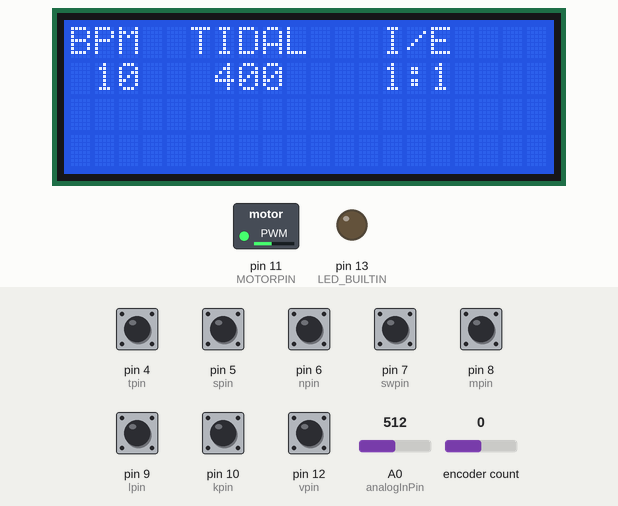
The sketch below on a simulated Arduino Uno, built with avr-gcc and run on an emulated ATmega328P. On the bench: 20×4 character LCD, switched loads named in the sketch (green lamp = pin HIGH), output pins drawn as LEDs (lit = HIGH). The test bench sets the inputs (shaded band); at power-on: pin 4 (tpin), pin 5 (spin), pin 6 (npin), pin 7 (swpin), pin 8 (mpin), pin 9 (lpin), pin 10 (kpin), pin 12 (vpin) HIGH, A0 (analogInPin) = 512, encoder count 0. What the sketch prints to the serial monitor is not drawn.

Above: at 1.2 s.
1.3 s: pin 4 (tpin) pulled LOW for 0.15 s
2.0 s: pin 5 (spin) pulled LOW for 0.15 s
At 2.18 s:
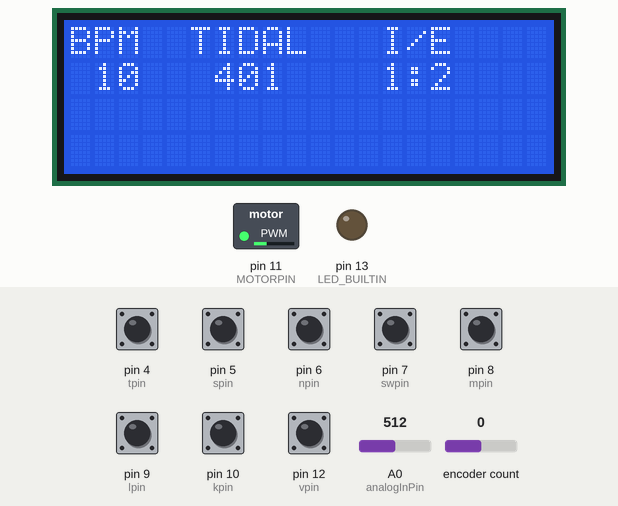
2.7 s: pin 6 (npin) pulled LOW for 0.15 s
At 3.17 s:
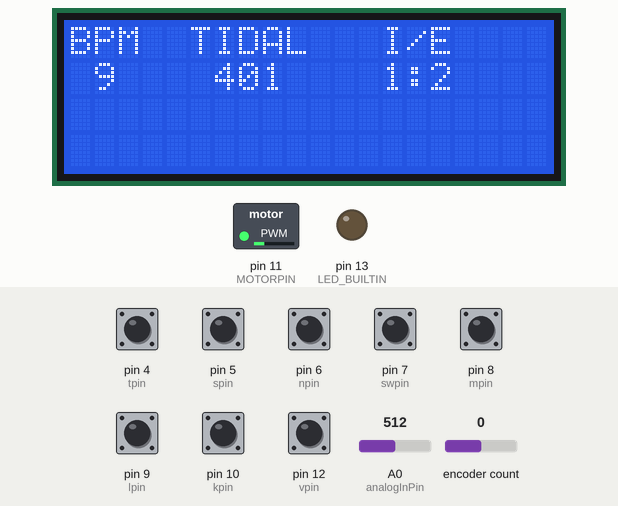
3.4 s: pin 9 (lpin) pulled LOW for 0.15 s
4.1 s: pin 12 (vpin) pulled LOW for 0.15 s
At 4.68 s:
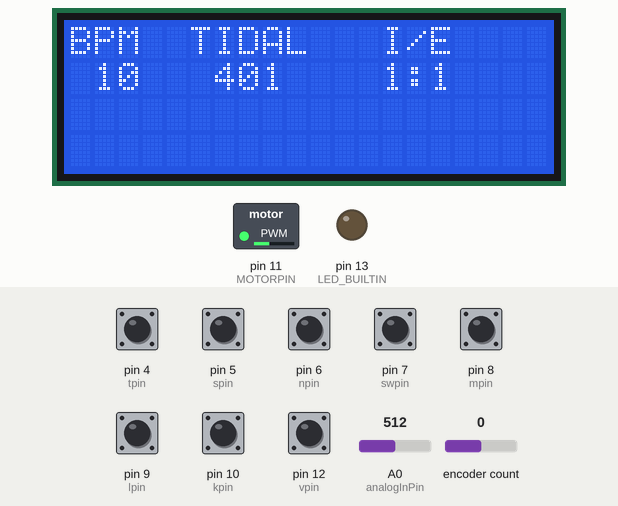
4.8 s: pin 5 (spin) pulled LOW for 1 s
Timing chart, 0 to 7.4 s (numbered marks = the images above; inputs shaded):
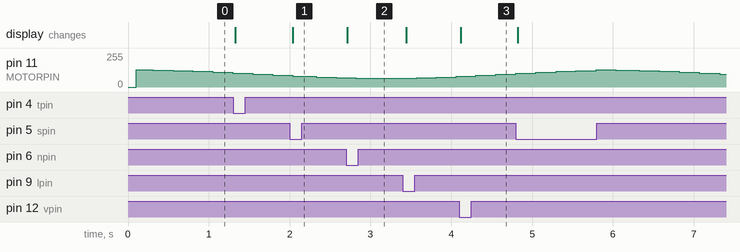

The sketch:

venty_copy.ino
```cpp
// (licence header left out)
/* Bried description:
 *  Code for an Arduino driven AMBU_based ventilator
 *  based on the MIT e-vent https://e-vent.mit.edu/
 */
 /* TO-DO:
  *  1 - Button board fix - One increment/decrement of BPM, Tidal, and I/E per button push (Phil Completed)
  *  2 - Pressure sensor code - Set off a high or low alarm, will likely output to LED
  *  3 - Initialization of the arm by having it contact the upper limit switch, setting position to zero, and waiting for sin function to match before  enabling PID driven motion
  *  4 - Sin wave function optimization - Create the data for each BPM and Tidal volume option and integrate
  *  5 - Limit the tidal and BPM values as well as scroll through available options for I:E
  */

#include <Wire.h>
#include <LiquidCrystal_I2C.h>
#include <Encoder.h>

// Git Test
boolean toggle4 = LOW;
unsigned long tick = 0;
unsigned long mtime;
const int analogInPin = A0;  // Analog input pin that the potentiometer is attached to
// not used.  It's called MOTORPIN.  const int analogOutPin = 11; // Analog output pin that the LED is attached to
int sensorValue = 0;        // value read from the pot
int outputValue = 0;        // value output to the PWM (analog out)
int speed;
int prestate = 0;
int caseNum;
long oldPosition  = -999;
long newPosition;
long state = 0;
int bpm = 10;
int tidalvol = 400;
int ieratio =1;
// making the pins const int
boolean start = LOW;
const int kpin = 10;
boolean kstate = 0;
const int lpin = 9;
boolean lstate = 0;
const int mpin = 8;
boolean mstate = 0;
const int npin = 6;
boolean nstate = 0;
const int spin = 5;
boolean sstate = 0;
const int tpin = 4;
boolean tstate = 0;
//int upin = 13;
//boolean ustate = 0;
const int vpin = 12;
boolean vstate = 0;
const int swpin = 7;
boolean swstate = 0;
//PID variable definition
float kp = 1.0;
float ki = 0.0;
float kd = 0.0;
int PID_p = 0;
int PID_i = 0;
int PID_d = 0;
float last_kp = 0.0;
float last_ki = 0.0;
float last_kd = 0.0;
float PID_Value = 0.0;
int PID_values_fixed = 0;
float PIDError = 0;
float previous_error = 0.0;
float PreviousError = 0.0;
float ElapsedTime = 1.0;
float Time;
float TimePrev;
int PID_out = 0;
//Sin wave variable definition
float sinVal[24] = {1.0000, 0.9829, 0.9330, 0.8536, 0.7500, 0.6294, 0.5000, 0.3706, 0.2500, 0.1464, 0.0670, 0.0170, 0.0000, 0.0170, 0.0670, 0.1464, 0.2500, 0.3706, 0.5000, 0.6294, 0.7500, 0.8536, 0.9330, 0.9830};
float ScaledSinVal = 0.0;
int sinId = 0;
long millisComp = 250;
float SinScale = 712.0;
#define ENCODER_A 2
#define ENCODER_B 3
#define MOTORPIN 11
LiquidCrystal_I2C lcd(0x27,20,4);  // set the LCD address to 0x27 for a 20 x 4 line display
Encoder myEnc(ENCODER_A, ENCODER_B);
void setup()
{
//Interface pin config
pinMode(kpin, INPUT_PULLUP);
pinMode(lpin, INPUT_PULLUP);
pinMode(mpin, INPUT_PULLUP);
pinMode(npin, INPUT_PULLUP);
pinMode(spin, INPUT_PULLUP);
pinMode(tpin, INPUT_PULLUP);
pinMode(vpin, INPUT_PULLUP);
pinMode(swpin, INPUT_PULLUP);
pinMode(A3, INPUT); // analog
pinMode(LED_BUILTIN, OUTPUT);
pinMode(MOTORPIN, OUTPUT);
//TIMER2 SETUP
TCCR2A = _BV(COM2A1) | _BV(COM2B1) | _BV(WGM21) | _BV(WGM20);
TCCR2B = _BV(CS22)|_BV(CS21)  ;
Serial.begin(115200);
Serial.println("Venty Startup");
analogReference(DEFAULT);
// initialize the lcd
  lcd.init();
  lcd.backlight();
//lcd.noBacklight();
}
void loop()
{
    //encoder position set
    newPosition = myEnc.read();
    long encspeed = newPosition-oldPosition;
    mtime = millis();
    //set old position for next scan
    oldPosition = newPosition;
//interface pins read and states
    swstate=digitalRead(swpin); // just printed right now -Phil
    mstate=digitalRead(mpin);  // unused right now -Phil

    // simple "inc/dec once per push changes" -Phil
    // rearranging so the inc and dec are together -Phil
    // the if condition will be true when the button is newly pushed =Phil
    if((kstate == HIGH) && (digitalRead(kpin) == LOW)){tidalvol --;}
    kstate=digitalRead(kpin);
    // same thing, but a little more compact -Phil
    if(sstate && !digitalRead(spin)){tidalvol ++;}
    sstate=digitalRead(spin);

    if(tstate && !digitalRead(tpin)){ieratio ++;}
    tstate=digitalRead(tpin);
    if(lstate && !digitalRead(lpin)){ieratio --;}
    lstate=digitalRead(lpin);

    if(vstate && !digitalRead(vpin)){bpm ++;}
    vstate=digitalRead(vpin);
    if(nstate && !digitalRead(npin)){bpm --;}
    nstate=digitalRead(npin);

//case output function call
//  caseFunc();
//sin output function call
  sinfunc01();
//PID loop function call
  PIDloop();
//New LCD layout function call
  VentyLcdNew();
  // read the analog in value:
  sensorValue = analogRead(analogInPin);
  // map it to the range of the analog out:
  outputValue = map(sensorValue, 0, 1023, 64, 128);
  // change the analog out value:
  //analogWrite(analogOutPin, outputValue);
  Serial.print("millisComp = ");
  Serial.print(millisComp);
  Serial.print("\t sinId = ");
  Serial.print(sinId);
  Serial.print("\t sinVal = ");
  Serial.print(sinVal[sinId]);
  Serial.print("\t ScaledSin = ");
  Serial.print(ScaledSinVal);
  Serial.print("\t PIDError = ");
  Serial.print(PIDError);
  Serial.print("\t PID_Value = ");
  Serial.print(PID_Value);
  Serial.print("\t P = ");
  Serial.print(PID_p);
  Serial.print("\t I = ");
  Serial.print(PID_i);
  Serial.print("\t D = ");
  Serial.print(PID_d);
  Serial.print("\t EncNewPos = ");
  Serial.print(newPosition);
  Serial.print("\t PID Out = ");
  Serial.print(PID_out);
  Serial.print("\t SWstate = ");
  Serial.print(swstate);

  Serial.println();
  tick++;
  if (tick%50 == 0) {

//    lcd.clear(); //Clears the LCD of previous writes
//    lcd.setCursor(0,0);
//    lcd.print("Venty  C=  S=   ");
//    lcd.setCursor(0,1);
//    lcd.print("Pot=    Enc=    ");
  }
//case controlled output
// analogWrite(MOTORPIN,speed);
//potentiometer controlled output
//analogWrite(MOTORPIN,outputValue);
//PID controlled output
  analogWrite(MOTORPIN,PID_out);

  delay(5);
}
//Sine wave stage funtion
void sinfunc01 (){
  if (millis() < millisComp){

  }
  if (millis() >= millisComp){
    sinId++;
    millisComp = millisComp + 250;
  }
  if (sinId >= 23){
    sinId = 0;
  }
  ScaledSinVal = sinVal[sinId] * SinScale;
}
//PID loop function
void PIDloop(){
  TimePrev = Time;
  Time = millis();
  PIDError = ScaledSinVal - newPosition;
  PID_p = kp * PIDError;
  PID_i = PID_i + (ki * PIDError);
  PID_d = kd * ((PIDError - previous_error)/ElapsedTime);
  PID_Value = PID_p + PID_i + PID_d;
  PID_out = map(PID_Value, 0, SinScale, 64, 128);
}
//New LCD layout
void VentyLcdNew(){
    lcd.setCursor(0,0);
    lcd.print("BPM");
    lcd.setCursor(5,0);
    lcd.print("TIDAL");
    lcd.setCursor(13,0);
    lcd.print("I/E");
    lcd.setCursor(1,1);
    lcd.print(bpm);
    lcd.print("  ");
    lcd.setCursor(6,1);
    lcd.print(tidalvol);
    lcd.print("  ");
    lcd.setCursor(13,1);
    lcd.print("1:");
    lcd.print(ieratio);
}
//Case based output function
void caseFunc(){
 if (++prestate >= 2) {
    prestate = 0;
 digitalWrite(LED_BUILTIN,toggle4);
 toggle4 = !toggle4;
  state++;
  switch ((state/256) % 8) {
  case 0:
    speed = 64+ ((state%256)/4);
//      speed = 64;
      caseNum = 0;
  break;

  case 1:
      caseNum = 1;
  break;

  case 2:
    speed = (255-(state%256))/4;
//     speed = 96;
      caseNum = 2;
  break;

  case 3:
      caseNum = 3;
  break;

  case 4:
    speed = 64+ (state%256)/4;
//      speed = 128;
      caseNum = 4;
  break;

  case 5:
      caseNum = 5;
  break;

  case 6:
    speed = 64+(255-(state%256))/4;
//      speed = 96;
      caseNum = 6;
  break;

  case 7:
      caseNum = 7;
  break;
  }
 }
}
```

Measured:
- after the input at 2.0 s, the display: changes at once (image 1)
- after the input at 2.7 s, the display: changes at once (image 2)
- after the input at 4.1 s, the display: changes at once (image 3)
- by itself, pin 11 (MOTORPIN): rises from 96/255 to 128/255 in 0.99 s, then falls to 96/255 in 1.5 s
